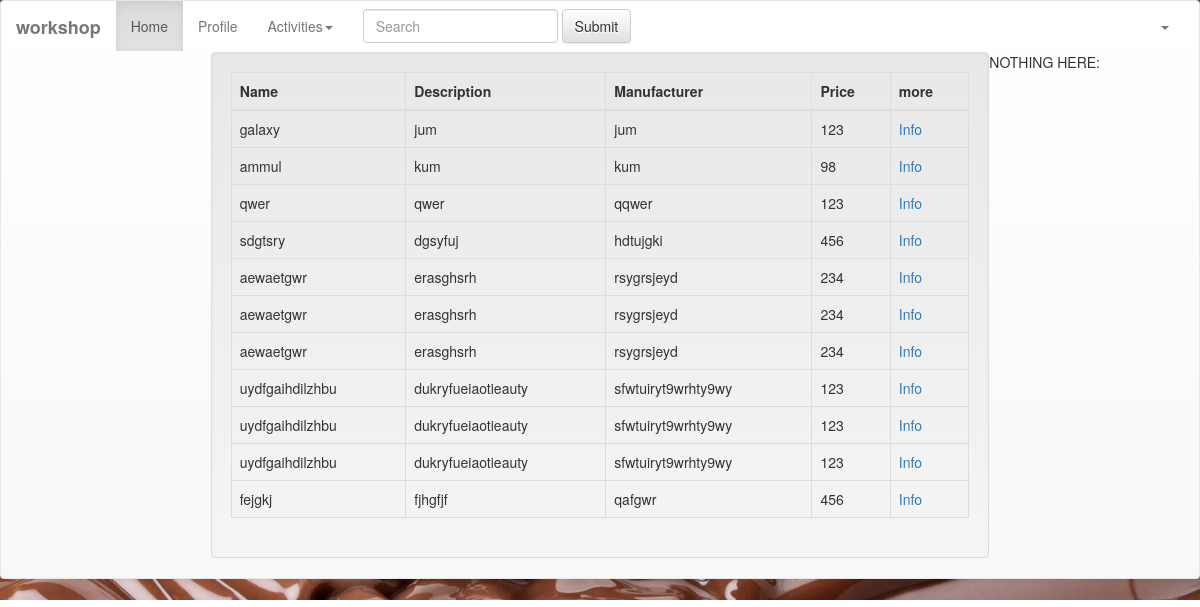
Before: / with the older database file.
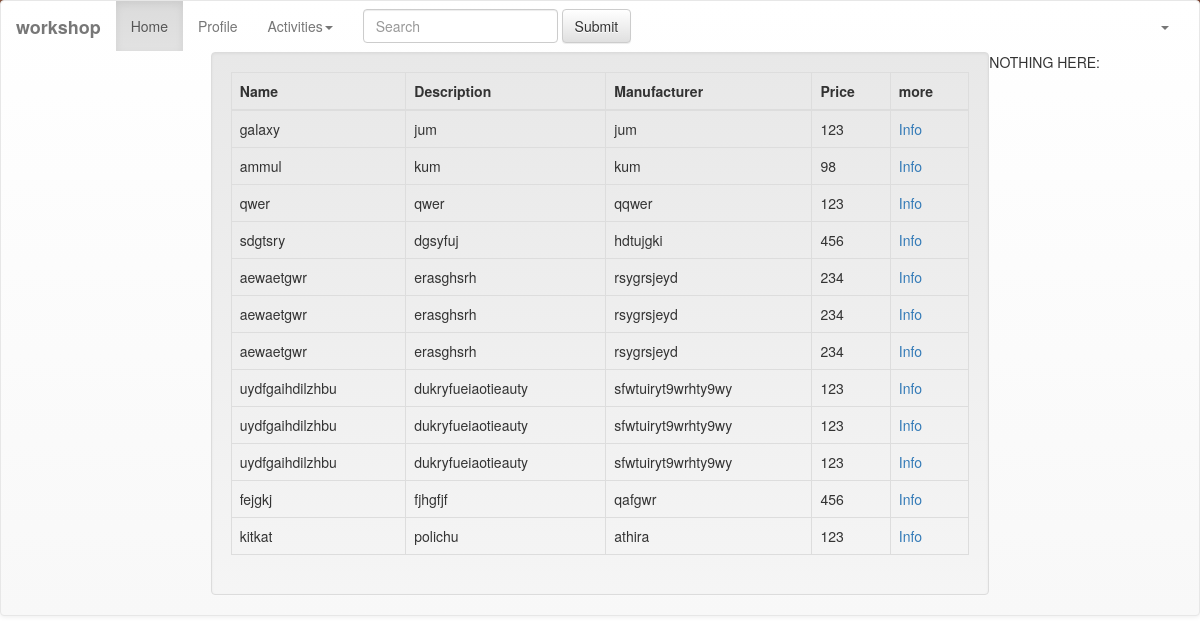
After: the same page with the newer database file.
### register/models.py (models this page shows)
class Chocolate(models.Model):
    id = models.AutoField(primary_key=True)
    name = models.CharField(_('Chocolate Name'),max_length=100,blank=True )
    discription = models.CharField(_('Chocolate Discription'),max_length=1000,blank=True )
    manufacturer = models.CharField(_('Chocolate Manufacturer'),max_length=100,blank=True )
    price = models.IntegerField(_('Chocolate Price'),
                                validators=[MaxValueValidator(1000), MinValueValidator(0)],
                                help_text=_('4 digits maximum'), blank=True, null=True)

### register/views.py (the view)
# urls.py: 2. Add a URL to urlpatterns: url(r'^$', Home.as_view(), name='home')
class Home(ListView):
    template_name = "index.html"
    def get_queryset(self):
        return Chocolate.objects.all()

### register/templates/index.html (shortened to what this page needs)
{%  load staticfiles %}<!DOCTYPE html>
<html lang="en">
<head>
    <link rel="stylesheet" href="{%  static 'css/bootstrap.min.css' %}">
    <link rel="stylesheet" href="{%  static 'css/bootstrap-theme.min.css' %}">
</head>
<body style="background-image: url({% static "images/choco.jpeg" %});background-repeat:no-repeat;background-size:100%;height: 140px;display:block;padding:0 !important;margin:0;" >
<nav class="navbar navbar-default">
    <div class="container-fluid">
        <div class="navbar-header">
            <a class="navbar-brand" href="#"><b>workshop</b></a>
        </div>
        <div class="collapse navbar-collapse" id="bs-example-navbar-collapse-1">
            <ul class="nav navbar-nav">
                <li class="active"><a href="#">Home <span class="sr-only">(current)</span></a></li>
                <li><a href="#">Profile</a></li>
                <li class="dropdown">
                    <a href="#" class="dropdown-toggle" data-toggle="dropdown" role="button" aria-haspopup="true" aria-expanded="false">Activities<span class="caret"></span></a>
                </li>
            </ul>
            <form class="navbar-form navbar-left" role="search">
                <div class="form-group">
                    <input type="text" class="form-control" placeholder="Search">
                </div>
                <button type="submit" class="btn btn-default">Submit</button>
            </form>
            <ul class="nav navbar-nav navbar-right">
                <li class="dropdown">
                    <a href="#" class="dropdown-toggle" data-toggle="dropdown" role="button" aria-haspopup="true" aria-expanded="false"><span class="caret"></span></a>
                </li>
            </ul>
            <div class="col-md-6"></div>
        </div>
        <div class="col-md-8 col-md-offset-2 well">
            <table class="table table-hover table-bordered table-responsive">
                <thead>
                <tr>
                    <th>
                        Name
                    </th>
                    <th>
                        Description
                    </th>
                    <th>
                        Manufacturer
                    </th>
                    <th>
                        Price
                    </th>
                    <th>
                        more
                    </th>
                </tr>
                </thead>
                <tbody>
                {% for item in object_list %}
                    <tr>
                        <td> {{ item.name }} </td>
                        <td> {{ item.discription }}</td>
                        <td> {{ item.manufacturer }}</td>
                        <td> {{ item.price }}</td>
                        <td> <a href="{% url 'chocolate_info' item.id %}">Info</a> </td>
                    </tr>
                {% endfor %}
                </tbody>
            </table>
        </div>
        {%  if user.is_anonymous %}
            NOTHING HERE:
        {%  else %}
            <div class="col-md-6 col-md-offset-5" style="padding-top:10%;">
                <a href="{% url 'add_chocolate' %}">
                    <button class="btn btn-primary">Add a chocolate</button>
                </a>
            </div>
        {%  endif %}
    </div>
</nav>
</body>
</html>

Changed rows visible on the page:
added Chocolate: name "kitkat", discription "polichu", manufacturer "athira", price "123"
